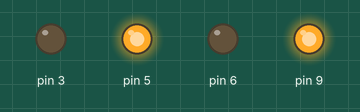
Simulated run of this sketch. Board: Arduino Uno, built with avr-gcc and run on an emulated ATmega328P. On the bench: output pins drawn as LEDs (lit = HIGH).

Above: at 0.1 s.
Timing chart, 0 to 1.6 s (numbered marks = the images above):
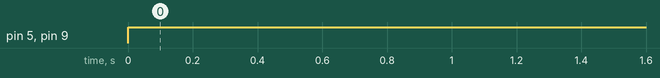

Measured:
- by itself, pin 5, pin 9: LOW → HIGH at 0.00 s

The sketch:

sketch_sep29e.ino
```cpp
void setup() {
  // put your setup code here, to run once:
 pinMode(3,OUTPUT);
 pinMode(5,OUTPUT);
 pinMode(6,OUTPUT);
 pinMode(9,OUTPUT);
}

void loop() {
  digitalWrite(5,HIGH);

  digitalWrite(3,LOW);
  digitalWrite(9,HIGH);
  digitalWrite(6,LOW);
  // put your main code here, to run repeatedly:

}
```
